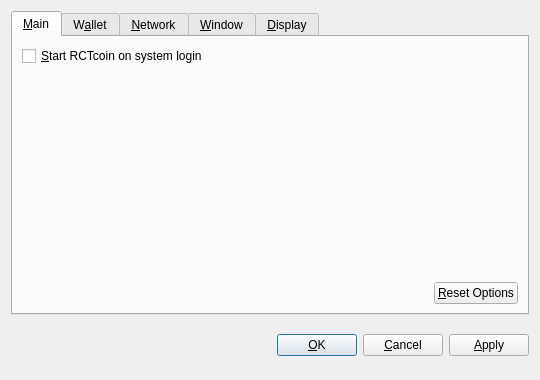
<?xml version="1.0" encoding="UTF-8"?>
<ui version="4.0">
 <class>OptionsDialog</class>
 <widget class="QDialog" name="OptionsDialog">
  <property name="geometry">
   <rect>
    <x>0</x>
    <y>0</y>
    <width>540</width>
    <height>380</height>
   </rect>
  </property>
  <property name="windowTitle">
   <string>Options</string>
  </property>
  <property name="modal">
   <bool>true</bool>
  </property>
  <layout class="QVBoxLayout" name="verticalLayout">
   <item>
    <widget class="QTabWidget" name="tabWidget">
     <property name="tabPosition">
      <enum>QTabWidget::North</enum>
     </property>
     <property name="currentIndex">
      <number>0</number>
     </property>
     <widget class="QWidget" name="tabMain">
      <attribute name="title">
       <string>&amp;Main</string>
      </attribute>
      <layout class="QVBoxLayout" name="verticalLayout_Main">
       <item>
        <widget class="QCheckBox" name="bitcoinAtStartup">
         <property name="toolTip">
          <string>Automatically start Litecoin after logging in to the system.</string>
         </property>
         <property name="text">
          <string>&amp;Start RCTcoin on system login</string>
         </property>
        </widget>
       </item>
       <item>
        <spacer name="verticalSpacer_Main">
         <property name="orientation">
          <enum>Qt::Vertical</enum>
         </property>
         <property name="sizeHint" stdset="0">
          <size>
           <width>20</width>
           <height>40</height>
          </size>
         </property>
        </spacer>
       </item>
       <item>
        <layout class="QHBoxLayout" name="horizontalLayout_2_Main">
         <item>
          <spacer name="horizontalSpacer_2_Main">
           <property name="orientation">
            <enum>Qt::Horizontal</enum>
           </property>
           <property name="sizeHint" stdset="0">
            <size>
             <width>40</width>
             <height>20</height>
            </size>
           </property>
          </spacer>
         </item>
         <item>
          <widget class="QPushButton" name="resetButton">
           <property name="toolTip">
            <string>Reset all client options to default.</string>
           </property>
           <property name="text">
            <string>&amp;Reset Options</string>
           </property>
           <property name="autoDefault">
            <bool>false</bool>
           </property>
          </widget>
         </item>
        </layout>
       </item>
      </layout>
     </widget>
     <widget class="QWidget" name="tabWallet">
      <attribute name="title">
       <string>W&amp;allet</string>
      </attribute>
      <layout class="QVBoxLayout" name="verticalLayout_Network">
       <item>
        <widget class="QLabel" name="transactionFeeInfoLabel">
         <property name="text">
          <string>Optional transaction fee per kB that helps make sure your transactions are processed quickly. Most transactions are 1 kB.</string>
         </property>
         <property name="textFormat">
          <enum>Qt::PlainText</enum>
         </property>
         <property name="wordWrap">
          <bool>true</bool>
         </property>
        </widget>
       </item>
       <item>
        <layout class="QHBoxLayout" name="horizontalLayout_1_Main">
         <item>
          <widget class="QLabel" name="transactionFeeLabel">
           <property name="text">
            <string>Pay transaction &amp;fee</string>
           </property>
           <property name="textFormat">
            <enum>Qt::PlainText</enum>
           </property>
           <property name="buddy">
            <cstring>transactionFee</cstring>
           </property>
          </widget>
         </item>
         <item>
          <widget class="BitcoinAmountField" name="transactionFee"/>
         </item>
         <item>
          <spacer name="horizontalSpacer_1_Main">
           <property name="orientation">
            <enum>Qt::Horizontal</enum>
           </property>
           <property name="sizeHint" stdset="0">
            <size>
             <width>40</width>
             <height>20</height>
            </size>
           </property>
          </spacer>
         </item>
        </layout>
       </item>
       <item>
        <widget class="QLabel" name="label">
         <property name="text">
          <string>If you disable the spending of unconfirmed change, the change from a transaction cannot be used until that transaction has at least one confirmation. This also affects how your balance is computed.</string>
         </property>
         <property name="wordWrap">
          <bool>true</bool>
         </property>
        </widget>
       </item>
       <item>
        <widget class="QCheckBox" name="spendZeroConfChange">
         <property name="text">
          <string>Spend unconfirmed change  (experts only)</string>
         </property>
        </widget>
       </item>
       <item>
        <spacer name="verticalSpacer">
         <property name="orientation">
          <enum>Qt::Vertical</enum>
         </property>
         <property name="sizeHint" stdset="0">
          <size>
           <width>20</width>
           <height>40</height>
          </size>
         </property>
        </spacer>
       </item>
      </layout>
     </widget>
     <widget class="QWidget" name="tabNetwork">
      <attribute name="title">
       <string>&amp;Network</string>
      </attribute>
      <layout class="QVBoxLayout" name="verticalLayout_Network">
       <item>
        <widget class="QCheckBox" name="mapPortUpnp">
         <property name="toolTip">
          <string>Automatically open the Litecoin client port on the router. This only works when your router supports UPnP and it is enabled.</string>
         </property>
         <property name="text">
          <string>Map port using &amp;UPnP</string>
         </property>
        </widget>
       </item>
       <item>
        <widget class="QCheckBox" name="connectSocks">
         <property name="toolTip">
          <string>Connect to the Litecoin network through a SOCKS proxy (e.g. when connecting through Tor).</string>
         </property>
         <property name="text">
          <string>&amp;Connect through SOCKS proxy:</string>
         </property>
        </widget>
       </item>
       <item>
        <layout class="QHBoxLayout" name="horizontalLayout_Network">
         <item>
          <widget class="QLabel" name="proxyIpLabel">
           <property name="text">
            <string>Proxy &amp;IP:</string>
           </property>
           <property name="textFormat">
            <enum>Qt::PlainText</enum>
           </property>
           <property name="buddy">
            <cstring>proxyIp</cstring>
           </property>
          </widget>
         </item>
         <item>
          <widget class="QValidatedLineEdit" name="proxyIp">
           <property name="maximumSize">
            <size>
             <width>140</width>
             <height>16777215</height>
            </size>
           </property>
           <property name="toolTip">
            <string>IP address of the proxy (e.g. 127.0.0.1)</string>
           </property>
          </widget>
         </item>
         <item>
          <widget class="QLabel" name="proxyPortLabel">
           <property name="text">
            <string>&amp;Port:</string>
           </property>
           <property name="textFormat">
            <enum>Qt::PlainText</enum>
           </property>
           <property name="buddy">
            <cstring>proxyPort</cstring>
           </property>
          </widget>
         </item>
         <item>
          <widget class="QLineEdit" name="proxyPort">
           <property name="maximumSize">
            <size>
             <width>55</width>
             <height>16777215</height>
            </size>
           </property>
           <property name="toolTip">
            <string>Port of the proxy (e.g. 9050)</string>
           </property>
          </widget>
         </item>
         <item>
          <widget class="QLabel" name="socksVersionLabel">
           <property name="text">
            <string>SOCKS &amp;Version:</string>
           </property>
           <property name="textFormat">
            <enum>Qt::PlainText</enum>
           </property>
           <property name="buddy">
            <cstring>socksVersion</cstring>
           </property>
          </widget>
         </item>
         <item>
          <widget class="QValueComboBox" name="socksVersion">
           <property name="toolTip">
            <string>SOCKS version of the proxy (e.g. 5)</string>
           </property>
          </widget>
         </item>
         <item>
          <spacer name="horizontalSpacer_Network">
           <property name="orientation">
            <enum>Qt::Horizontal</enum>
           </property>
           <property name="sizeHint" stdset="0">
            <size>
             <width>40</width>
             <height>20</height>
            </size>
           </property>
          </spacer>
         </item>
        </layout>
       </item>
       <item>
        <spacer name="verticalSpacer_Network">
         <property name="orientation">
          <enum>Qt::Vertical</enum>
         </property>
         <property name="sizeHint" stdset="0">
          <size>
           <width>20</width>
           <height>40</height>
          </size>
         </property>
        </spacer>
       </item>
      </layout>
     </widget>
     <widget class="QWidget" name="tabWindow">
      <attribute name="title">
       <string>&amp;Window</string>
      </attribute>
      <layout class="QVBoxLayout" name="verticalLayout_Window">
       <item>
        <widget class="QCheckBox" name="minimizeToTray">
         <property name="toolTip">
          <string>Show only a tray icon after minimizing the window.</string>
         </property>
         <property name="text">
          <string>&amp;Minimize to the tray instead of the taskbar</string>
         </property>
        </widget>
       </item>
       <item>
        <widget class="QCheckBox" name="minimizeOnClose">
         <property name="toolTip">
          <string>Minimize instead of exit the application when the window is closed. When this option is enabled, the application will be closed only after selecting Quit in the menu.</string>
         </property>
         <property name="text">
          <string>M&amp;inimize on close</string>
         </property>
        </widget>
       </item>
       <item>
        <spacer name="verticalSpacer_Window">
         <property name="orientation">
          <enum>Qt::Vertical</enum>
         </property>
         <property name="sizeHint" stdset="0">
          <size>
           <width>20</width>
           <height>40</height>
          </size>
         </property>
        </spacer>
       </item>
      </layout>
     </widget>
     <widget class="QWidget" name="tabDisplay">
      <attribute name="title">
       <string>&amp;Display</string>
      </attribute>
      <layout class="QVBoxLayout" name="verticalLayout_Display">
       <item>
        <layout class="QHBoxLayout" name="horizontalLayout_1_Display">
         <item>
          <widget class="QLabel" name="langLabel">
           <property name="text">
            <string>User Interface &amp;language:</string>
           </property>
           <property name="textFormat">
            <enum>Qt::PlainText</enum>
           </property>
           <property name="buddy">
            <cstring>lang</cstring>
           </property>
          </widget>
         </item>
         <item>
          <widget class="QValueComboBox" name="lang">
           <property name="toolTip">
            <string>The user interface language can be set here. This setting will take effect after restarting Litecoin.</string>
           </property>
          </widget>
         </item>
        </layout>
       </item>
       <item>
        <layout class="QHBoxLayout" name="horizontalLayout_2_Display">
         <item>
          <widget class="QLabel" name="unitLabel">
           <property name="text">
            <string>&amp;Unit to show amounts in:</string>
           </property>
           <property name="textFormat">
            <enum>Qt::PlainText</enum>
           </property>
           <property name="buddy">
            <cstring>unit</cstring>
           </property>
          </widget>
         </item>
         <item>
          <widget class="QValueComboBox" name="unit">
           <property name="toolTip">
            <string>Choose the default subdivision unit to show in the interface and when sending coins.</string>
           </property>
          </widget>
         </item>
        </layout>
       </item>
       <item>
        <widget class="QCheckBox" name="displayAddresses">
         <property name="toolTip">
          <string>Whether to show Litecoin addresses in the transaction list or not.</string>
         </property>
         <property name="text">
          <string>&amp;Display addresses in transaction list</string>
         </property>
        </widget>
       </item>
       <item>
        <widget class="QCheckBox" name="coinControlFeatures">
         <property name="toolTip">
          <string>Whether to show coin control features or not.</string>
         </property>
         <property name="text">
          <string>Display coin &amp;control features (experts only!)</string>
         </property>
        </widget>
       </item>
       <item>
        <spacer name="verticalSpacer_Display">
         <property name="orientation">
          <enum>Qt::Vertical</enum>
         </property>
         <property name="sizeHint" stdset="0">
          <size>
           <width>20</width>
           <height>40</height>
          </size>
         </property>
        </spacer>
       </item>
      </layout>
     </widget>
    </widget>
   </item>
   <item>
    <layout class="QHBoxLayout" name="horizontalLayout_Buttons">
     <item>
      <spacer name="horizontalSpacer_1">
       <property name="orientation">
        <enum>Qt::Horizontal</enum>
       </property>
       <property name="sizeHint" stdset="0">
        <size>
         <width>40</width>
         <height>48</height>
        </size>
       </property>
      </spacer>
     </item>
     <item>
      <widget class="QLabel" name="statusLabel">
       <property name="font">
        <font>
         <weight>75</weight>
         <bold>true</bold>
        </font>
       </property>
       <property name="text">
        <string/>
       </property>
       <property name="textFormat">
        <enum>Qt::PlainText</enum>
       </property>
       <property name="wordWrap">
        <bool>true</bool>
       </property>
      </widget>
     </item>
     <item>
      <spacer name="horizontalSpacer_2">
       <property name="orientation">
        <enum>Qt::Horizontal</enum>
       </property>
       <property name="sizeHint" stdset="0">
        <size>
         <width>40</width>
         <height>48</height>
        </size>
       </property>
      </spacer>
     </item>
     <item>
      <widget class="QPushButton" name="okButton">
       <property name="text">
        <string>&amp;OK</string>
       </property>
      </widget>
     </item>
     <item>
      <widget class="QPushButton" name="cancelButton">
       <property name="text">
        <string>&amp;Cancel</string>
       </property>
       <property name="autoDefault">
        <bool>false</bool>
       </property>
      </widget>
     </item>
     <item>
      <widget class="QPushButton" name="applyButton">
       <property name="text">
        <string>&amp;Apply</string>
       </property>
       <property name="autoDefault">
        <bool>false</bool>
       </property>
      </widget>
     </item>
    </layout>
   </item>
  </layout>
 </widget>
 <customwidgets>
  <customwidget>
   <class>QValidatedLineEdit</class>
   <extends>QLineEdit</extends>
   <header>qvalidatedlineedit.h</header>
  </customwidget>
  <customwidget>
   <class>BitcoinAmountField</class>
   <extends>QLineEdit</extends>
   <header>bitcoinamountfield.h</header>
   <container>1</container>
  </customwidget>
  <customwidget>
   <class>QValueComboBox</class>
   <extends>QComboBox</extends>
   <header>qvaluecombobox.h</header>
  </customwidget>
 </customwidgets>
 <resources/>
 <connections/>
</ui>
